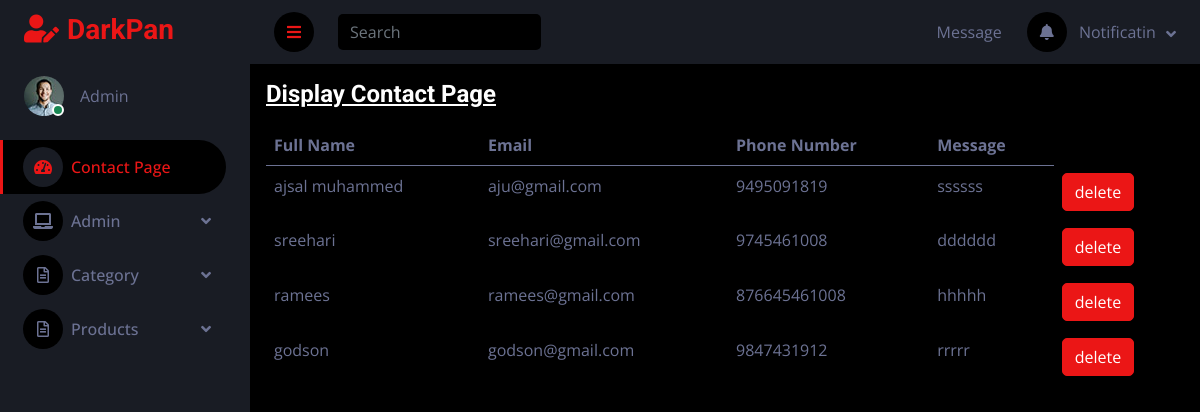
Page /backent/displaycontactpage/ on the committed database.
### backent/models.py (models this page shows)
class Contactdb(models.Model):
    FName = models.CharField(max_length=100, null=True, blank=True)
    Email = models.EmailField(max_length=100, null=True, blank=True)
    Phone = models.IntegerField(null=True, blank=True)
    Message = models.CharField(max_length=100, null=True, blank=True)

### backent/views.py (the view)
# urls.py: path('displaycontactpage/', views.displaycontactpage, name="displaycontactpage"),
def displaycontactpage(request):
    cont = Contactdb.objects.all()
    return render(request, "DisplayContactpage.html", {'cont':cont})

### backent/templates/DisplayContactpage.html (shortened to what this page needs)
<!DOCTYPE html>
{% extends 'index.html' %}
{% block content %}
<html lang="en">
<head>
</head>
<body>
                  <div class="card-body">
                    <h4 class="card-title"><u>Display Contact Page</u></h4>
                    <div class="table-responsive">
                      <table class="table">
                        <thead>
                          <tr>
                            <th>Full Name</th>
                            <th>Email</th>
                            <th>Phone Number</th>
                            <th>Message</th>
                          </tr>
                        </thead>
                        <tbody>
                        {% for j in cont %}
                        <tr>
                            <td>{{ j.FName }}</td>
                            <td>{{ j.Email }}</td>
                            <td>{{ j.Phone }}</td>
                            <td>{{ j.Message }}</td>
                          <td>
                            <form action="{% url 'Deletecontactpage' dataid=j.id %}">
                              <button type="submit" class="btn btn-primary">delete</button>
                            </form>
                          </td>
                        </tr>
                        {% endfor %}
                        </tbody>
                      </table>
                    </div>
                  </div>
</body>
</html>
{% endblock %}

### backent/static/css/style.css (style rules this page uses)
:root { --primary: #EB1616; --secondary: #191C24; --light: #6C7293; --dark: #000000; }
.btn { transition: .5s; }

### rows in the picture
Contactdb: FName "ajsal muhammed", Email "aju@gmail.com", Phone "9495091819", Message "ssssss"
Contactdb: FName "sreehari", Email "sreehari@gmail.com", Phone "9745461008", Message "dddddd"
Contactdb: FName "ramees", Email "ramees@gmail.com", Phone "876645461008", Message "hhhhh"
Contactdb: FName "godson", Email "godson@gmail.com", Phone "9847431912", Message "rrrrr"
